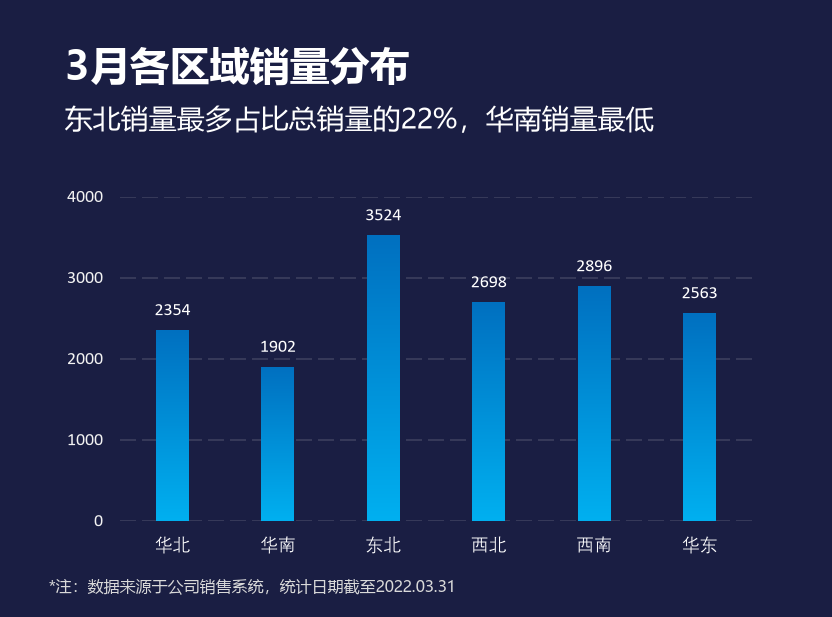
#> input picture claude/chart1_gradient_bar.png, 832 x 617 px, given in place of chart16_excel.png, which was not available
$ python compare_reference.py
#> lines starting #> are read from the running program, lines starting #| are printed output that depends on the picture
# -*- coding: utf-8 -*-
"""把复刻图和 Excel 原始导出图做像素级比对，输出整体误差与误差热点。

用法：
    python compare_reference.py 16          # 图16
    python compare_reference.py 16 --diff   # 对照图写到 %TEMP%/chartcmp/

比对图不是复刻产物，默认不落盘。
"""

import os
import sys

import numpy as np
from PIL import Image

CHARTS = {
    16: ("chart16_excel.png", "chart16_water_ball.png"),
    17: ("chart17_excel.png", "chart17_jade_ring.png"),
    18: ("chart18_excel.png", "chart18_track_rings.png"),
    19: ("chart19_excel.png", "chart19_nightingale_pie.png"),
    20: ("chart20_excel.png", "chart20_nightingale_doughnut.png"),
    21: ("chart21_excel.png", "chart21_nightingale_ppt.png"),
    22: ("chart22_excel.png", "chart22_gauge.png"),
    23: ("chart23_excel.png", "chart23_bar_line.png"),
    24: ("chart24_excel_2.png", "chart24_target_bar.png"),
    25: ("chart25_excel_2.png", "chart25_bullet.png"),
    26: ("chart26_excel.png", "chart26_bar_circle.png"),
    27: ("chart27_excel.png", "chart27_clustered_bar_line.png"),
    28: ("chart28_excel.png", "chart28_compound_bar.png"),
    29: ("chart29_excel.png", "chart29_lollipop.png"),
    30: ("chart30_excel.png", "chart30_compare_lollipop.png"),
}

HERE = os.path.dirname(os.path.abspath(__file__))


def load(path):
#> called with path = 'reference/chart16_excel.png'
    return np.array(Image.open(os.path.join(HERE, path)).convert("RGB")).astype(int)


def main():
    index = int(sys.argv[1]) if len(sys.argv) > 1 else 16
    reference, output = load("reference/" + CHARTS[index][0]), load(CHARTS[index][1])
#> call 2 of load, with path = 'chart16_water_ball.png'
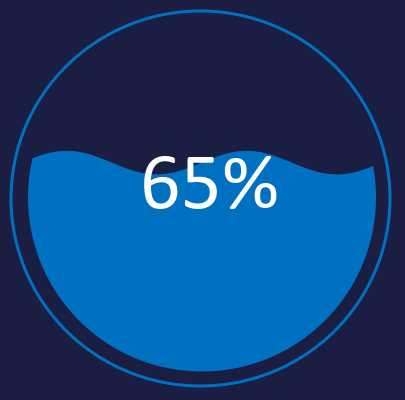
#> input picture 第二章 图表(后15)/chart16_water_ball.png, 405 x 400 px
    print("图%-3d %s" % (index, CHARTS[index][1]))
    print("尺寸   ref=%dx%d   out=%dx%d"
          % (reference.shape[1], reference.shape[0],
             output.shape[1], output.shape[0]))
#| 尺寸   ref=832x617   out=405x400
    height = min(reference.shape[0], output.shape[0])
#> height = 400
    width = min(reference.shape[1], output.shape[1])
#> width = 405
    left, right = reference[:height, :width], output[:height, :width]
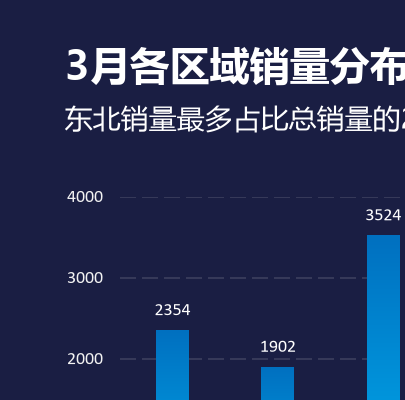
#> left: shape (400, 405, 3) int64; mean R, G, B 39.5, 49.9, 86.7
    delta = np.abs(left - right)
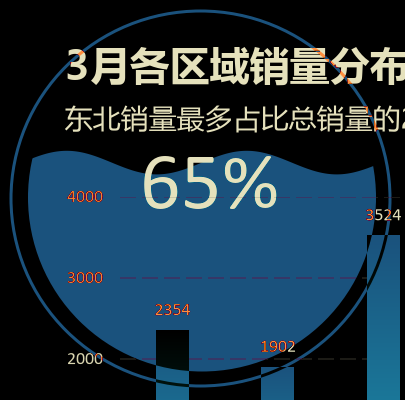
#> delta: shape (400, 405, 3) int64; mean R, G, B 28.8, 51.2, 65.4
    print("平均通道误差 = %.2f / 255      像素近似一致率 = %.2f%%"
          % (delta.mean(), (delta.sum(2) < 12).mean() * 100))
#| 平均通道误差 = 48.47 / 255      像素近似一致率 = 48.21%

    error = delta.sum(2)
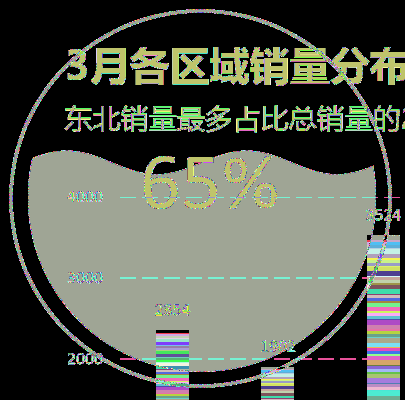
#> error: shape (400, 405) int64; 601 distinct labels, from 0 to 643; one colour per label, 0 black
    block, hotspots = 32, []
    for y in range(0, error.shape[0] - block, block):
        for x in range(0, error.shape[1] - block, block):
            hotspots.append((float(error[y:y + block, x:x + block].mean()), y, x))
#> after the loop, hotspots = 144 items, first 6: (0, 0, 0), (0, 0, 32), (0, 0, 64), (10.97, 0, 96), (22.91, 0, 128), (22.06, 0, 160)
    hotspots.sort(reverse=True)
    print("误差热点（32px 分块，前 6）:")
    for value, y, x in hotspots[:6]:
        print("   err=%6.1f  y=%3d x=%3d" % (value, y, x))
#> this loop made 6 passes
#> (value, y, x) on passes 1 to 6: (382.9, 160, 224), (329.6, 160, 192), (309.2, 160, 256), (303.2, 192, 192), (302.7, 192, 160), (300.3, 192, 256)
#|    err= 382.9  y=160 x=224
#|    err= 329.6  y=160 x=192
#|    err= 309.2  y=160 x=256
#|    err= 303.2  y=192 x=192
#|    err= 302.7  y=192 x=160
#|    err= 300.3  y=192 x=256

    if "--diff" in sys.argv:
        directory = os.path.join(os.environ.get("TEMP", "."), "chartcmp")
        os.makedirs(directory, exist_ok=True)
        canvas = np.full((height, width * 2 + 12, 3), 255, np.uint8)
        canvas[:, :width] = left.astype(np.uint8)
        canvas[:, width + 12:] = right.astype(np.uint8)
        Image.fromarray(canvas).save(
            os.path.join(directory, "chart%d_side_by_side.png" % index))
        Image.fromarray(((left * 0.5 + right * 0.5)).astype(np.uint8)).save(
            os.path.join(directory, "chart%d_overlay.png" % index))
        print("对照图已写到 %s" % directory)


if __name__ == "__main__":
    main()
